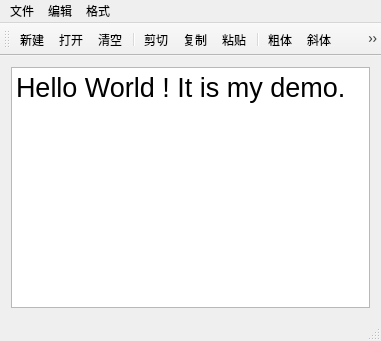
<?xml version="1.0" encoding="UTF-8"?>
<ui version="4.0">
 <class>MainWindow</class>
 <widget class="QMainWindow" name="MainWindow">
  <property name="geometry">
   <rect>
    <x>0</x>
    <y>0</y>
    <width>381</width>
    <height>341</height>
   </rect>
  </property>
  <property name="windowTitle">
   <string>MainWindow</string>
  </property>
  <widget class="QWidget" name="centralWidget">
   <layout class="QVBoxLayout" name="verticalLayout">
    <item>
     <widget class="QPlainTextEdit" name="txtEdit">
      <property name="font">
       <font>
        <pointsize>20</pointsize>
       </font>
      </property>
      <property name="plainText">
       <string>Hello World ! It is my demo.</string>
      </property>
     </widget>
    </item>
   </layout>
  </widget>
  <widget class="QMenuBar" name="menuBar">
   <property name="geometry">
    <rect>
     <x>0</x>
     <y>0</y>
     <width>381</width>
     <height>23</height>
    </rect>
   </property>
   <widget class="QMenu" name="menu">
    <property name="title">
     <string>文件</string>
    </property>
    <addaction name="actNew"/>
    <addaction name="actOpen"/>
    <addaction name="separator"/>
    <addaction name="actClose"/>
   </widget>
   <widget class="QMenu" name="menu_2">
    <property name="title">
     <string>编辑</string>
    </property>
    <addaction name="actCut"/>
    <addaction name="actCopy"/>
    <addaction name="actPaste"/>
    <addaction name="separator"/>
    <addaction name="actClear"/>
   </widget>
   <widget class="QMenu" name="menu_3">
    <property name="title">
     <string>格式</string>
    </property>
    <addaction name="actFontBold"/>
    <addaction name="actFontItalic"/>
    <addaction name="actFontUnder"/>
    <addaction name="separator"/>
    <addaction name="actToolbarLab"/>
   </widget>
   <addaction name="menu"/>
   <addaction name="menu_2"/>
   <addaction name="menu_3"/>
  </widget>
  <widget class="QToolBar" name="mainToolBar">
   <attribute name="toolBarArea">
    <enum>TopToolBarArea</enum>
   </attribute>
   <attribute name="toolBarBreak">
    <bool>false</bool>
   </attribute>
   <addaction name="actNew"/>
   <addaction name="actOpen"/>
   <addaction name="actClear"/>
   <addaction name="separator"/>
   <addaction name="actCut"/>
   <addaction name="actCopy"/>
   <addaction name="actPaste"/>
   <addaction name="separator"/>
   <addaction name="actFontBold"/>
   <addaction name="actFontItalic"/>
   <addaction name="actFontUnder"/>
   <addaction name="actFont"/>
   <addaction name="separator"/>
  </widget>
  <widget class="QStatusBar" name="statusBar"/>
  <action name="actCut">
   <property name="icon">
    <iconset resource="res.qrc">
     <normaloff>:/image/image/1137213.png</normaloff>:/image/image/1137213.png</iconset>
   </property>
   <property name="text">
    <string>剪切</string>
   </property>
   <property name="toolTip">
    <string>剪切</string>
   </property>
   <property name="shortcut">
    <string>Ctrl+X</string>
   </property>
  </action>
  <action name="actCopy">
   <property name="icon">
    <iconset resource="res.qrc">
     <normaloff>:/image/image/573007.png</normaloff>:/image/image/573007.png</iconset>
   </property>
   <property name="text">
    <string>复制</string>
   </property>
   <property name="toolTip">
    <string>复制</string>
   </property>
   <property name="shortcut">
    <string>Ctrl+C</string>
   </property>
  </action>
  <action name="actPaste">
   <property name="icon">
    <iconset resource="res.qrc">
     <normaloff>:/image/image/573008.png</normaloff>:/image/image/573008.png</iconset>
   </property>
   <property name="text">
    <string>粘贴</string>
   </property>
   <property name="toolTip">
    <string>粘贴</string>
   </property>
   <property name="shortcut">
    <string>Ctrl+V</string>
   </property>
  </action>
  <action name="actFontBold">
   <property name="checkable">
    <bool>true</bool>
   </property>
   <property name="icon">
    <iconset resource="res.qrc">
     <normaloff>:/image/image/1092855.png</normaloff>:/image/image/1092855.png</iconset>
   </property>
   <property name="text">
    <string>粗体</string>
   </property>
   <property name="toolTip">
    <string>加粗</string>
   </property>
  </action>
  <action name="actFontItalic">
   <property name="checkable">
    <bool>true</bool>
   </property>
   <property name="icon">
    <iconset resource="res.qrc">
     <normaloff>:/image/image/1098233.png</normaloff>:/image/image/1098233.png</iconset>
   </property>
   <property name="text">
    <string>斜体</string>
   </property>
   <property name="toolTip">
    <string>斜体</string>
   </property>
  </action>
  <action name="actFontUnder">
   <property name="checkable">
    <bool>true</bool>
   </property>
   <property name="icon">
    <iconset resource="res.qrc">
     <normaloff>:/image/image/1098416.png</normaloff>:/image/image/1098416.png</iconset>
   </property>
   <property name="text">
    <string>下划线</string>
   </property>
   <property name="toolTip">
    <string>下划线</string>
   </property>
  </action>
  <action name="actClose">
   <property name="icon">
    <iconset resource="res.qrc">
     <normaloff>:/image/image/1103533.png</normaloff>:/image/image/1103533.png</iconset>
   </property>
   <property name="text">
    <string>退出</string>
   </property>
   <property name="toolTip">
    <string>退出</string>
   </property>
  </action>
  <action name="actOpen">
   <property name="icon">
    <iconset resource="res.qrc">
     <normaloff>:/image/image/1117651.png</normaloff>:/image/image/1117651.png</iconset>
   </property>
   <property name="text">
    <string>打开</string>
   </property>
   <property name="toolTip">
    <string>打开</string>
   </property>
   <property name="shortcut">
    <string>Ctrl+O</string>
   </property>
  </action>
  <action name="actFont">
   <property name="icon">
    <iconset resource="res.qrc">
     <normaloff>:/image/image/41590.png</normaloff>:/image/image/41590.png</iconset>
   </property>
   <property name="text">
    <string>字体</string>
   </property>
  </action>
  <action name="actClear">
   <property name="icon">
    <iconset resource="res.qrc">
     <normaloff>:/image/image/1092675.png</normaloff>:/image/image/1092675.png</iconset>
   </property>
   <property name="text">
    <string>清空</string>
   </property>
   <property name="toolTip">
    <string>清空</string>
   </property>
  </action>
  <action name="actNew">
   <property name="icon">
    <iconset resource="res.qrc">
     <normaloff>:/image/image/1194752.png</normaloff>:/image/image/1194752.png</iconset>
   </property>
   <property name="text">
    <string>新建</string>
   </property>
   <property name="toolTip">
    <string>新建</string>
   </property>
   <property name="shortcut">
    <string>Ctrl+N</string>
   </property>
  </action>
  <action name="actToolbarLab">
   <property name="text">
    <string>显示工具栏文字标签</string>
   </property>
   <property name="toolTip">
    <string>显示工具栏文字标签</string>
   </property>
  </action>
 </widget>
 <layoutdefault spacing="6" margin="11"/>
 <resources>
  <include location="res.qrc"/>
 </resources>
 <connections>
  <connection>
   <sender>actPaste</sender>
   <signal>triggered()</signal>
   <receiver>txtEdit</receiver>
   <slot>paste()</slot>
   <hints>
    <hint type="sourcelabel">
     <x>-1</x>
     <y>-1</y>
    </hint>
    <hint type="destinationlabel">
     <x>320</x>
     <y>257</y>
    </hint>
   </hints>
  </connection>
  <connection>
   <sender>actCut</sender>
   <signal>triggered()</signal>
   <receiver>txtEdit</receiver>
   <slot>cut()</slot>
   <hints>
    <hint type="sourcelabel">
     <x>-1</x>
     <y>-1</y>
    </hint>
    <hint type="destinationlabel">
     <x>320</x>
     <y>257</y>
    </hint>
   </hints>
  </connection>
  <connection>
   <sender>actCopy</sender>
   <signal>triggered()</signal>
   <receiver>txtEdit</receiver>
   <slot>copy()</slot>
   <hints>
    <hint type="sourcelabel">
     <x>-1</x>
     <y>-1</y>
    </hint>
    <hint type="destinationlabel">
     <x>320</x>
     <y>257</y>
    </hint>
   </hints>
  </connection>
  <connection>
   <sender>actClose</sender>
   <signal>triggered()</signal>
   <receiver>txtEdit</receiver>
   <slot>close()</slot>
   <hints>
    <hint type="sourcelabel">
     <x>-1</x>
     <y>-1</y>
    </hint>
    <hint type="destinationlabel">
     <x>320</x>
     <y>257</y>
    </hint>
   </hints>
  </connection>
  <connection>
   <sender>actClear</sender>
   <signal>triggered()</signal>
   <receiver>txtEdit</receiver>
   <slot>clear()</slot>
   <hints>
    <hint type="sourcelabel">
     <x>-1</x>
     <y>-1</y>
    </hint>
    <hint type="destinationlabel">
     <x>320</x>
     <y>257</y>
    </hint>
   </hints>
  </connection>
 </connections>
</ui>
